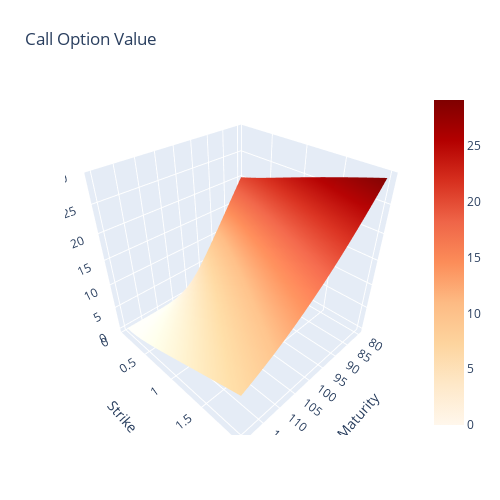

Notebook code for this chart:
### Code cell
fig = go.Figure(data=[go.Surface(z=C, x=T, y=K, colorscale="OrRd")])
fig.update_layout(title='Call Option Value', autosize=False,
                  width=500, height=500,
                  margin=dict(l=65, r=50, b=65, t=90),
                  scene=dict(xaxis_title='Maturity',
                             yaxis_title='Strike',
                             zaxis_title='Option Value'))
fig.show()

### Figure 1 — Plotly figure (JSON) as saved in the notebook; plotly's stock layout.template omitted (floating-point values rounded to 4 significant figures; data arrays with more than 128 entries replaced by an {"elided": "..."} marker saying what was removed)
{"data": [{"colorscale": [[0, "rgb(255,247,236)"], [0.125, "rgb(254,232,200)"], [0.25, "rgb(253,212,158)"], [0.375, "rgb(253,187,132)"], [0.5, "rgb(252,141,89)"], [0.625, "rgb(239,101,72)"], [0.75, "rgb(215,48,31)"], [0.875, "rgb(179,0,0)"], [1, "rgb(127,0,0)"]], "type": "surface", "x": {"elided": "20x20 float values"}, "y": {"elided": "20x20 float values"}, "z": {"elided": "20x20 float values"}}], "layout": {"autosize": false, "height": 500, "margin": {"b": 65, "l": 65, "r": 50, "t": 90}, "scene": {"xaxis": {"title": {"text": "Maturity"}}, "yaxis": {"title": {"text": "Strike"}}, "zaxis": {"title": {"text": "Option Value"}}}, "title": {"text": "Call Option Value"}, "width": 500}}
